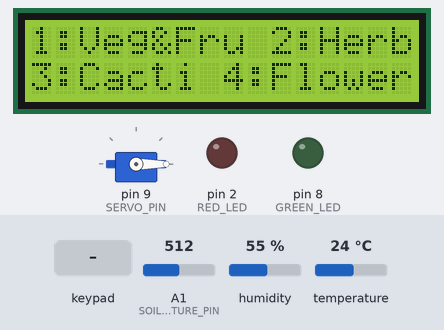
Bench run of a sketch on a simulated Arduino Uno, built with avr-gcc and run on an emulated ATmega328P. Parts: 16×2 character LCD, servo, output pins drawn as LEDs (lit = HIGH). Inputs (shaded band) come from the test bench; at power-on: A1 (SOIL_MOISTURE_PIN) = 512, temperature 24 °C, humidity 55 %. What the sketch prints to the serial monitor is not drawn.

Above: at 5.9 s.
6.0 s: key '1' pressed
At 8.5 s:
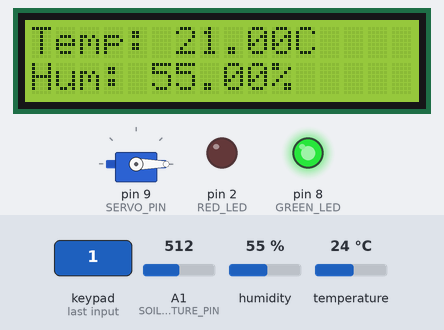
9.0 s: A1 (SOIL_MOISTURE_PIN) set to 254
11.3 s: A1 (SOIL_MOISTURE_PIN) set to 238
At 13.3 s:
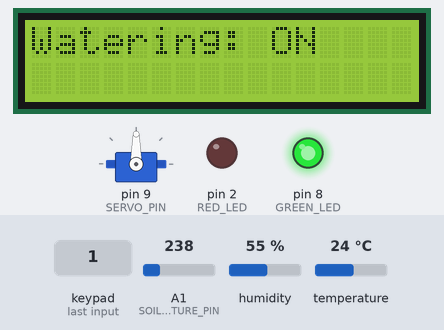
13.6 s: temperature set to 41 °C
16.6 s: A1 (SOIL_MOISTURE_PIN) set to 306
At 18.3 s:
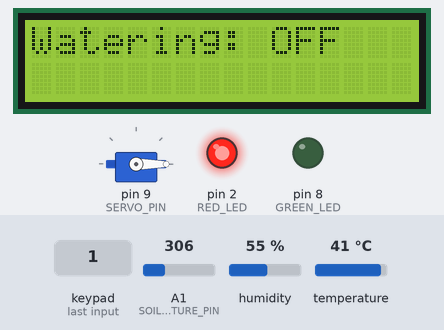
19.6 s: humidity set to 22 %
At 22.7 s:
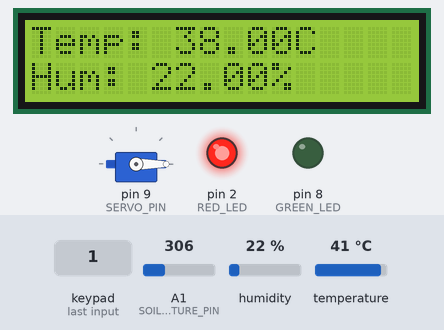
Timing chart, 0 to 23.6 s (numbered marks = the images above; inputs shaded):
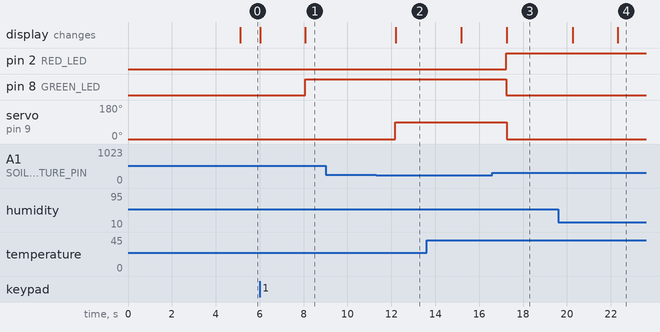

Measured:
- the behaviour switches between 248 and 247 on A1 (SOIL_MOISTURE_PIN) (found by bisection; images 1 and 2)
- after the input at 6.0 s, pin 8 (GREEN_LED): LOW → HIGH after 2.1 s; the display: first changes at once (image 1 shows a later state)
- after the input at 9.0 s, every drawn part: stays the same
- after the input at 11.3 s, servo on pin 9 (SERVO_PIN): 0° → 90° after 0.87 s; the display: changes after 0.89 s (image 2)
- after the input at 16.6 s, servo on pin 9 (SERVO_PIN): 90° → 0° after 0.65 s; the display: changes after 0.65 s (image 3)

The sketch:

PlantAutomationSystem.ino.ino
```cpp
#include <Wire.h>
#include <LiquidCrystal_I2C.h>
#include <DHT.h>
#include <Keypad.h>
#include <Servo.h>

#define DHTPIN A0
#define DHTTYPE DHT11

#define SOIL_MOISTURE_PIN A1
#define SERVO_PIN 9
#define RED_LED 2
#define GREEN_LED 8
int moistVal = 0;
int soilMoisture = 0;

DHT dht(DHTPIN, DHTTYPE);
LiquidCrystal_I2C lcd(0x27, 16, 2);
Servo myServo;

const byte ROWS = 4;
const byte COLS = 4;
char keys[ROWS][COLS] = {
  {'1','2','3','A'},
  {'4','5','6','B'},
  {'7','8','9','C'},
  {'*','0','#','D'}
};
byte rowPins[ROWS] = {13, 12, 11, 10};
byte colPins[COLS] = {7, 6, 5, 4};

Keypad keypad = Keypad(makeKeymap(keys), rowPins, colPins, ROWS, COLS);

int plantationType = 0; // 1: Fruits, 2: Herbs, 3: Cacti, 4: Flowers

bool isTempHigh = false;
int servoPosition = 0; // 0: OFF, 90: ON
bool ok = false;

void setup() {

  Serial.begin(9600);
  lcd.begin(16,2);
  lcd.backlight();
  dht.begin();
  myServo.attach(SERVO_PIN);
  myServo.write(0);
  pinMode(RED_LED, OUTPUT);
  pinMode(GREEN_LED, OUTPUT);
  selectPlantationType();

}

void loop() {
  if (ok){
  float temperature = dht.readTemperature()-3;
  float humidity = dht.readHumidity();
  moistVal = analogRead(SOIL_MOISTURE_PIN);

  Serial.println(moistVal);
  soilMoisture = (moistVal/8); //calculate percent for probes about 1 - 1.5 inches apart
  Serial.print(soilMoisture);
  Serial.println("% Moisture ");
  //int soilMoisture = analogRead(SOIL_MOISTURE_PIN);

  lcd.setCursor(0, 0);
  lcd.print("Temp: ");
  lcd.print(temperature);
  lcd.print("C");

  lcd.setCursor(0, 1);
  lcd.print("Hum: ");
  lcd.print(humidity);
  lcd.print("%");

  if (temperature > 27) {
      digitalWrite(RED_LED, HIGH);
      digitalWrite(GREEN_LED, LOW);
      isTempHigh = true;
      Serial.print("Temp high");

  } else if (temperature <= 27) {
      digitalWrite(RED_LED, LOW);
      digitalWrite(GREEN_LED, HIGH);
      isTempHigh = false;
      Serial.print("Temp low");

  }
  handleWatering(soilMoisture);
  delay(2000);
  }
}

void selectPlantationType() {
  lcd.clear();
  lcd.print("Select Type:");
  delay(5000);
  lcd.setCursor(0, 0);
  lcd.print("1:Veg&Fru 2:Herbs");
  lcd.setCursor(0, 1);
  lcd.print("3:Cacti 4:Flowers");

  char key = keypad.getKey();
  while (key != '1' && key != '2' && key != '3' && key != '4') {
    key = keypad.getKey();
  }

  plantationType = key - '0';
  lcd.clear();
  lcd.print("Type Selected: ");
  lcd.print(key);
  delay(2000);
  ok = true;
  lcd.clear();
}

void handleWatering(int soilMoisture) {
  int targetPosition = 0; // 0: OFF, 90: ON

  //dry soil = 0
  //wet soil = 1023

  if (plantationType == 1 && soilMoisture <= 30) {
    targetPosition = 90; // Watering ON
  } else if (plantationType == 1 && soilMoisture >= 70) {
    targetPosition = 0; // Watering OFF
  } else if (plantationType == 2 && soilMoisture <= 20) {
    targetPosition = 90; // Watering ON
  } else if (plantationType == 2 && soilMoisture >= 60) {
    targetPosition = 0; // Watering OFF
  } else if (plantationType == 3 && soilMoisture <= 50) {
    targetPosition = 90; // Watering ON
  } else if (plantationType == 3 && soilMoisture >= 80) {
    targetPosition = 0; // Watering OFF
  } else if (plantationType == 4 && soilMoisture <= 40) {
    targetPosition = 90; // Watering ON
  } else if (plantationType == 4 && soilMoisture >= 70) {
    targetPosition = 0; // Watering OFF
  }


  if (servoPosition != targetPosition) {
    myServo.write(targetPosition);
    servoPosition = targetPosition;

    if (servoPosition == 90) {
      lcd.clear();
      lcd.setCursor(0, 0);
      lcd.print("Watering: ON ");
      delay(3000);
      lcd.clear();
    } else {
      lcd.clear();
      lcd.setCursor(0, 0);
      lcd.print("Watering: OFF");
      delay(3000);
      lcd.clear();
    }
  }
}
```
